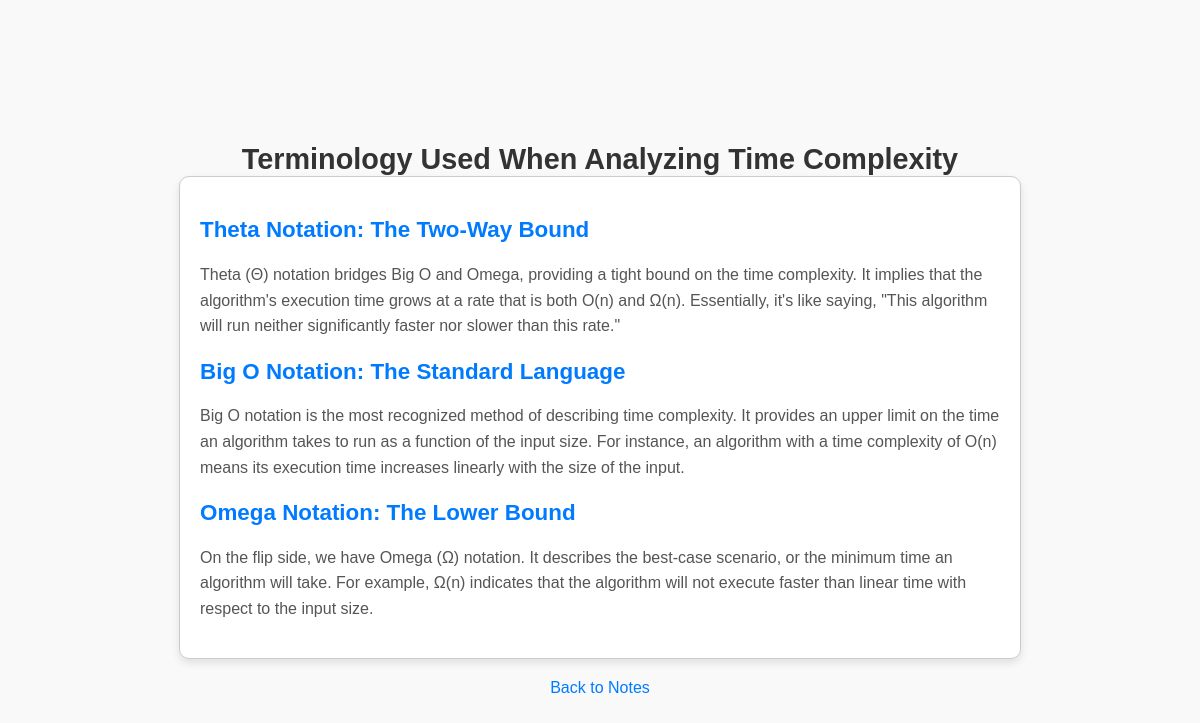
The page /blog/9/ on the database its author committed.
### accounts/models.py (models this page shows, shortened)
class Note(models.Model):
    title = models.CharField(max_length=200)
    created_at = models.DateTimeField(auto_now_add=True)

class Subheading(models.Model):
    note = models.ForeignKey(Note, on_delete=models.CASCADE, related_name='subheadings')
    heading = models.CharField(max_length=200)
    content = models.TextField()

### accounts/views.py (the view)
# urls.py: path('blog/<int:id>/', views.note_detail, name='note_detail'),
def note_detail(request, id):
    note = get_object_or_404(Note, id=id)
    return render(request, 'accounts/note_detail.html', {'note': note})

### accounts/templates/accounts/note_detail.html (shortened to what this page needs)
<!DOCTYPE html>
<html lang="en">
<head>
</head>
<body>
    <div class="note-container">
        <h1>{{ note.title }}</h1>
        <div class="note">
            {% for subheading in note.subheadings.all %}
                <h2>{{ subheading.heading }}</h2>
                <p>{{ subheading.content|linebreaks }}</p>
            {% endfor %}
        </div>
        <a href="{% url 'blog' %}">Back to Notes</a>
    </div>
</body>
</html>

### accounts/templates/accounts/note_detail.html (style rules this page uses)
body, html { margin: 0; padding: 0; height: 100%; font-family: Arial, sans-serif; background-color: #f9f9f9; }
.note-container { display: flex; flex-direction: column; justify-content: center; align-items: center; padding: 20px; min-height: 100vh; }
.note { width: 100%; max-width: 800px; padding: 20px; background-color: white; border: 1px solid #ccc; border-radius: 10px; overflow-y: auto; word-wrap: break-word; box-shadow: 0px 4px 8px rgba(0, 0, 0, 0.1); }
h1 { margin: 0; font-size: 1.8rem; color: #333; text-align: center; }
h2 { color: #007bff; font-size: 1.4rem; margin-top: 20px; }
p { color: #555; font-size: 1rem; line-height: 1.6; }
a { display: block; margin-top: 20px; text-align: center; text-decoration: none; color: #007bff; }

### rows shown on the page
Note: title "Terminology Used When Analyzing Time Complexity"
Subheading: heading "Theta Notation: The Two-Way Bound", content "Theta (Θ) notation bridges Big O and Omega, providing a tight bound on the time complexity. It implies that the algorithm's execution time grows at a rate that is both O(n) and Ω(n). Essentially, it's like saying, \"This algorithm will run neither significantly faster nor slower than this rate.\""
Subheading: heading "Big O Notation: The Standard Language", content "Big O notation is the most recognized method of describing time complexity. It provides an upper limit on the time an algorithm takes to run as a function of the input size. For instance, an algorithm with a time complexity of O(n) means its execution time increases linearly with the size of the input."
Subheading: heading "Omega Notation: The Lower Bound", content "On the flip side, we have Omega (Ω) notation. It describes the best-case scenario, or the minimum time an algorithm will take. For example, Ω(n) indicates that the algorithm will not execute faster than linear time with respect to the input size."
